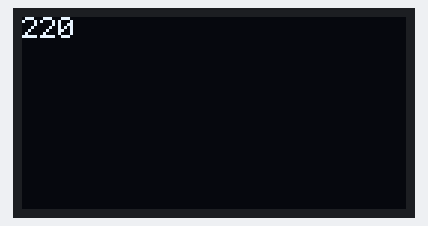
The sketch below on a simulated Arduino Uno, built with avr-gcc and run on an emulated ATmega328P. On the bench: 128×64 one-colour display.

Above: at 0.76 s.
At 5.58 s:
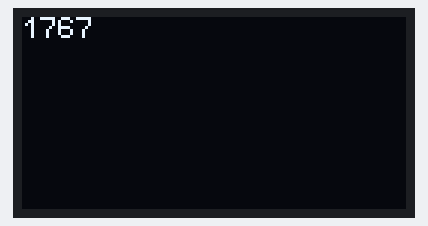
At 10.41 s:
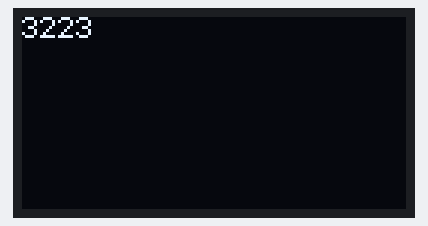
At 20.05 s:
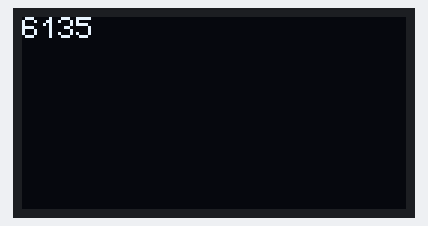
At 29.69 s:
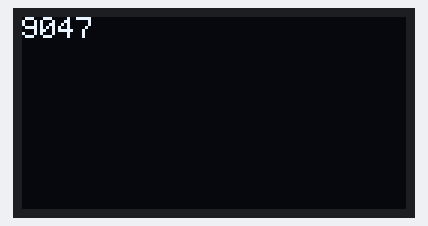
At 39.66 s:
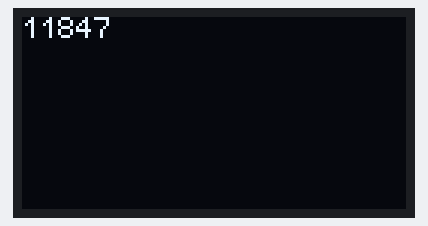

The sketch:

DisplayGPSV4.ino
```cpp
#include <SoftwareSerial.h>

#include <Wire.h>
#include "SSD1306Ascii.h"
#include "SSD1306AsciiWire.h"

// 0X3C+SA0 - 0x3C or 0x3D
#define I2C_ADDRESS 0x3C

// Define proper RST_PIN if required.
#define RST_PIN -1

// Declare the OLED screen
SSD1306AsciiWire oled;

// Setup the serial link to the GPS
#define RX_PIN  2
#define TX_PIN  3
SoftwareSerial serialGPS = SoftwareSerial(RX_PIN, TX_PIN);

static void parseMsg(String& msg);

// Reserve memory for the words than can be found
String value[20];
String timeUTC;
String lattitude;
int a;
int row;

//------------------------------------------------------------------------------
void setup() {
  Wire.begin();
  Wire.setClock(400000L);

#if RST_PIN >= 0
  oled.begin(&Adafruit128x64, I2C_ADDRESS, RST_PIN);
#else // RST_PIN >= 0
  oled.begin(&Adafruit128x64, I2C_ADDRESS);
#endif // RST_PIN >= 0

  oled.setFont(font5x7);

  pinMode(RX_PIN , INPUT);
  pinMode(TX_PIN , OUTPUT);

  // GPS Setup
  serialGPS.begin(9600);

  a=0;
  row=1;
  oled.clear();
}


void loop(){
  String serialResponse;
  String message;
  String cmd;

  if ( serialGPS.available())
  {
    // Read a string from the GPS unit
    message = serialGPS.readStringUntil('\r\n');

    if (message.startsWith("$"))
    {
      cmd=message.substring(3, 6);

      if (cmd=="GGA")
        {
          int to = message.indexOf(',', 7);
          timeUTC = message.substring(7, to);
          }
    }
  }

  // Show a counter
  a++;
  oled.setRow(0);
  oled.setCol(0);
  oled.print(a);

  oled.setRow(1);
  oled.setCol(0);
  oled.print(cmd);

  oled.setRow(2);
  oled.setCol(0);
  oled.print(timeUTC);

}
```
